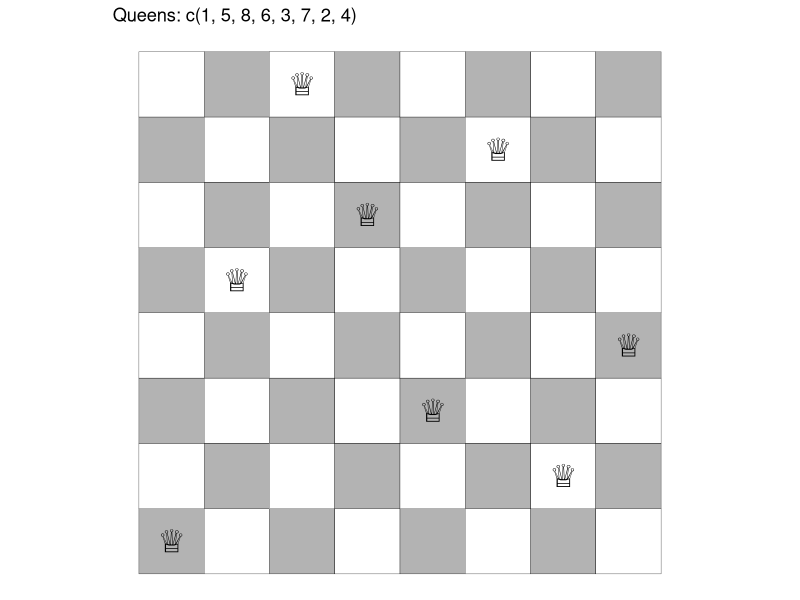
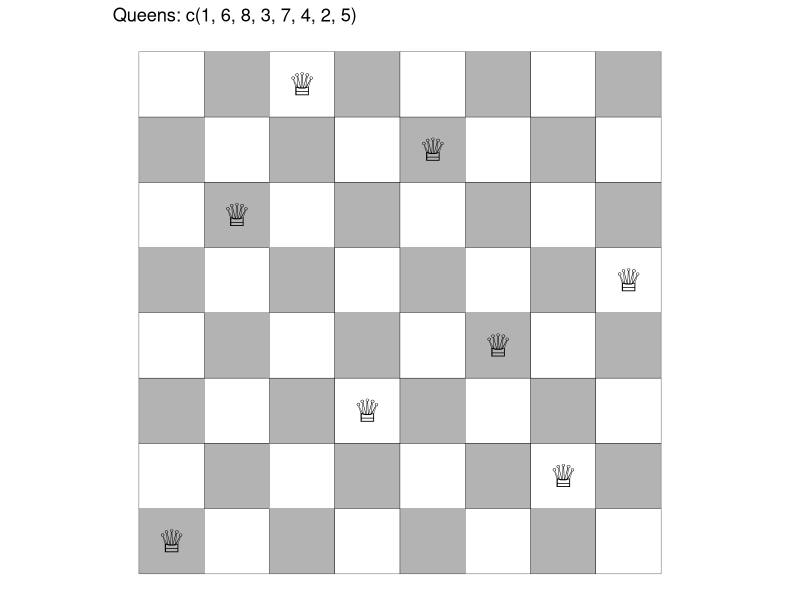

These charts were generated, in order, by the following R code:
library(tidyverse)


#'  ---------------------------------
#'  |   |   |   |   |   | Q |   |   |
#'  ---------------------------------
#'  |   |   |   | Q |   |   |   |   |
#'  ---------------------------------
#'  |   | Q |   |   |   |   |   |   |
#'  ---------------------------------
#'  |   |   |   |   |   |   | Q |   |
#'  ---------------------------------
#'  |   |   |   |   | Q |   |   |   |    3rd row, 5th column
#'  --------------------------------- 
#'  |   |   | Q |   |   |   |   |   |    2nd row, 3th column
#'  ---------------------------------
#'  | Q |   |   |   |   |   |   |   |    1st row, 1st column
#'  ---------------------------------

place_queen <- function(queens=c()) {
  if (length(queens) == 8) {
    return(list(queens))
  }
  possible_placements <- setdiff(1:8, queens)
  diag_offsets <- seq.int(length(queens), 1)
  diags <- c(queens + diag_offsets, queens - diag_offsets)
  diags <- diags[diags > 0 & diags < 9]
  
  possible_placements <- setdiff(possible_placements, diags)
  possible_placements %>% 
    map(~place_queen(c(queens, .x))) %>%
    keep(~length(.x) > 0) %>%
    flatten()
}



#Vitri 8 vector cua 8 hau
plot_single_8queens <- function(queens, title = NULL) {
  queens_df <- tibble(cols = queens, rows=1:8)
  board_df <- expand.grid(cols = 1:8, rows = 1:8) %>% 
    mutate(check = (cols + rows) %%2 == 1)
  
  p <- ggplot(queens_df, aes(rows, cols)) + 
    geom_tile(data=board_df, aes(fill=check), colour='black') +
    geom_text(label='\u2655', family="Arial Unicode MS", size = 8) + 
    theme_void() + 
    coord_equal() + 
    scale_fill_manual(values = c('TRUE'='white', 'FALSE'='grey70')) + 
    theme(
      legend.position = 'none'
    ) 
  
  if (is.null(title)) {
    p <- p + labs(title = paste("Queens:", deparse(as.numeric(queens)))) 
  } else {
    p <- p + labs(title = title)
  }
}


solutions <- place_queen()
plot(plot_single_8queens(solutions[[1]]))
plot(plot_single_8queens(solutions[[2]]))